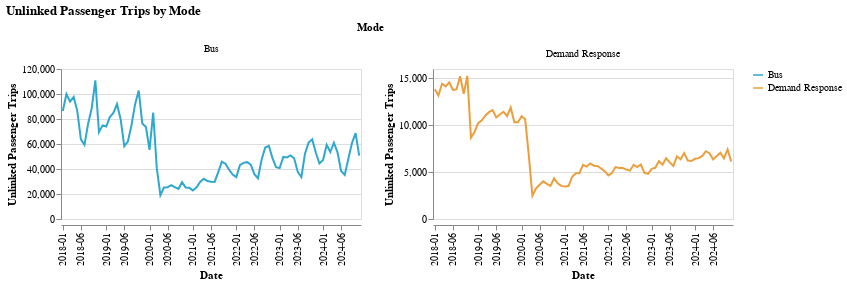

Notebook code for this chart:
### Markdown cell above
### Transit Mode

### Code cell
make_line_chart(by_mode_long, y_col = "upt", color_col = "Mode")

### Figure 1 — Vega-Lite specification as saved in the notebook (floating-point values rounded to 4 significant figures; data arrays with more than 128 entries replaced by an {"elided": "..."} marker saying what was removed)
{"config": {"view": {"continuousWidth": 300, "continuousHeight": 300}}, "data": {"name": "data-9fbe5e92c3decab088364a0a746f9e75"}, "facet": {"field": "Mode", "type": "nominal"}, "spec": {"mark": {"type": "line"}, "encoding": {"color": {"field": "Mode", "scale": {"range": ["#2EA8CE", "#EB9F3C", "#F4D837", "#51BF9D", "#8CBCCB", "#9487C0", "#136C97", "#E16B26", "#F6BF16", "#00896B", "#7790A3", "#5B559C"]}, "title": "", "type": "nominal"}, "tooltip": [{"field": "period_year_month", "type": "nominal"}, {"field": "upt", "type": "quantitative"}, {"field": "Mode", "type": "nominal"}, {"field": "RTPA", "type": "nominal"}], "x": {"axis": {"values": ["2018-01", "2018-06", "2019-01", "2019-06", "2020-01", "2020-06", "2021-01", "2021-06", "2022-01", "2022-06", "2023-01", "2023-06", "2024-01", "2024-06"]}, "field": "period_year_month", "title": "Date", "type": "ordinal"}, "y": {"field": "upt", "title": "Unlinked Passenger Trips", "type": "quantitative"}}, "height": 150, "name": "view_5", "width": 300}, "columns": 2, "params": [{"name": "param_5", "select": {"type": "interval", "encodings": ["x", "y"]}, "bind": "scales", "views": ["view_5"]}], "resolve": {"scale": {"y": "independent"}}, "title": "Unlinked Passenger Trips by Mode", "$schema": "https://vega.github.io/schema/vega-lite/v5.17.0.json", "datasets": {"data-9fbe5e92c3decab088364a0a746f9e75": {"elided": "166 records"}}}
